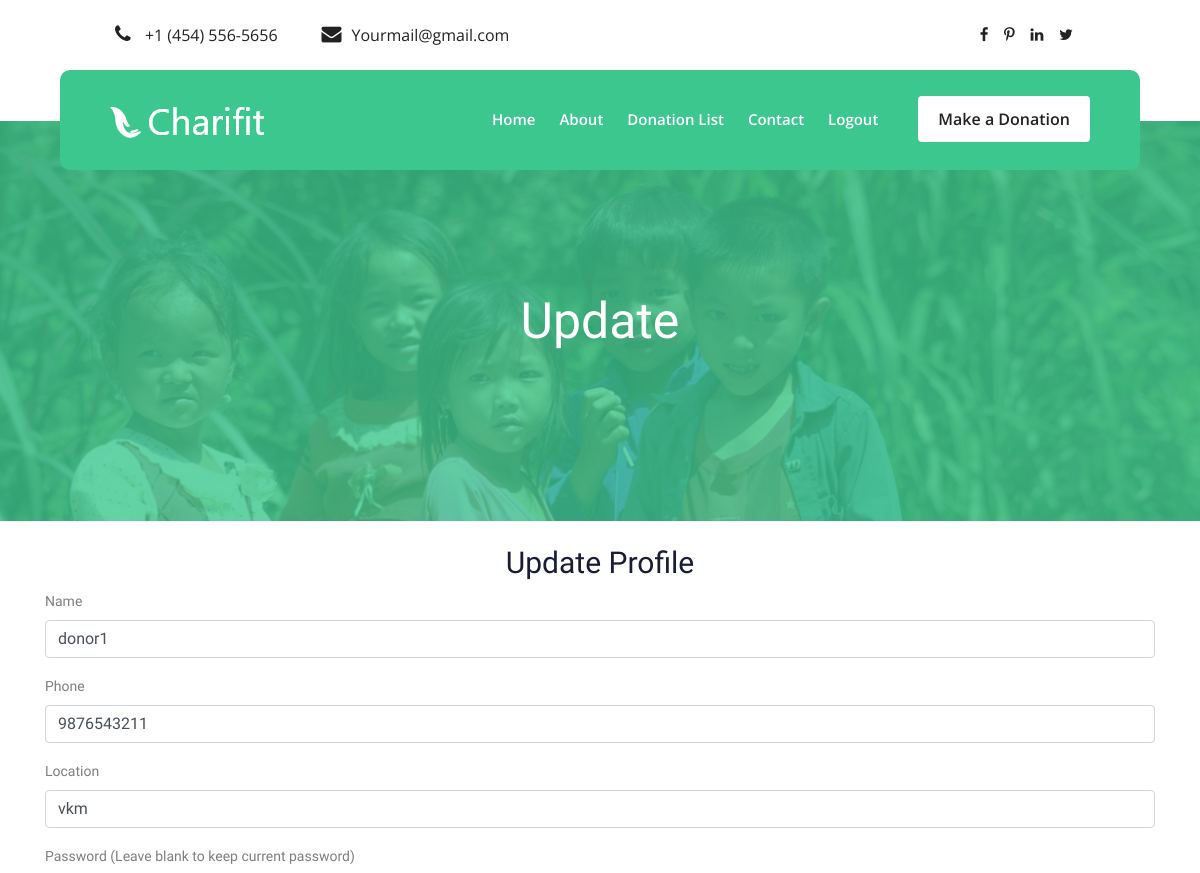
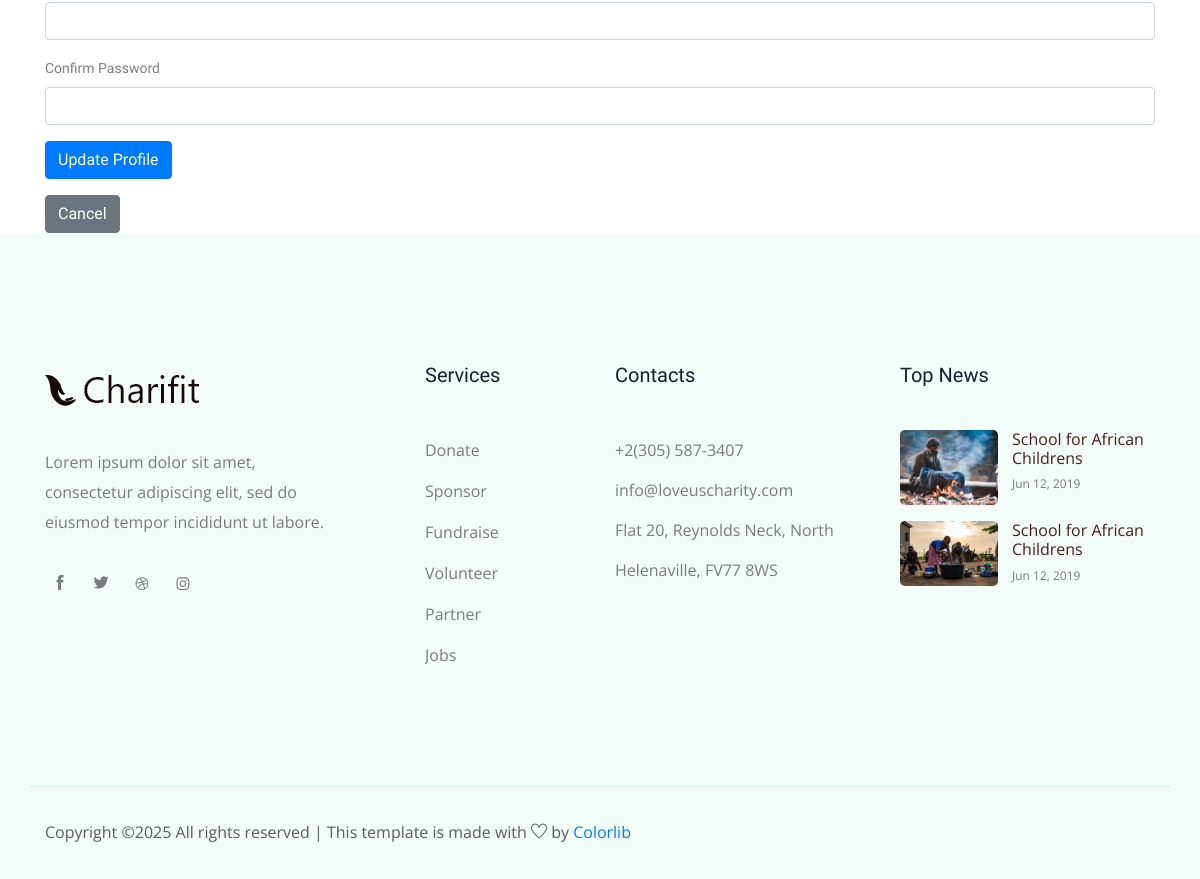
Page /updatedonorprofile/ (signed in) on the committed database (2 pictures, top to bottom).
### app/models.py (models this page shows, shortened)
class DonorRegister(models.Model):
    email = models.EmailField(unique=True)
    name = models.TextField()
    phone = models.IntegerField()
    password = models.TextField()
    location= models.TextField()
    confirm_password=models.TextField()

### app/views.py (the view, shortened to what this page needs)
# urls.py: path('updatedonorprofile/', views.updatedonorprofile, name='updatedonorprofile'),
def updatedonorprofile(request):
    donor_email = request.session.get('donor')
    if donor_email:
        donor = DonorRegister.objects.get(email=donor_email)
        return render(request, 'donor/updatedonorprofile.html', {'donor': donor})
    else:
        messages.error(request, "Please login to update your profile.")
        return redirect('login')

### templates/donor/updatedonorprofile.html (shortened to what this page needs)
<!DOCTYPE html>
<html lang="en">
<head>
  {% load static %}
    <link href="https://cdn.jsdelivr.net/npm/bootstrap@5.3.3/dist/css/bootstrap.min.css" rel="stylesheet">
    <link rel="stylesheet" href="{% static 'css/bootstrap.min.css' %}">
    <link rel="stylesheet" href="{% static 'css/owl.carousel.min.css' %}">
    <link rel="stylesheet" href="{% static 'css/magnific-popup.css' %}">
    <link rel="stylesheet" href="{% static 'css/font-awesome.min.css' %}">
    <link rel="stylesheet" href="{% static 'css/themify-icons.css' %}">
    <link rel="stylesheet" href="{% static 'css/nice-select.css' %}">
    <link rel="stylesheet" href="{% static 'css/flaticon.css' %}">
    <link rel="stylesheet" href="{% static 'css/gijgo.css' %}">
    <link rel="stylesheet" href="{% static 'css/animate.css' %}">
    <link rel="stylesheet" href="{% static 'css/slicknav.css' %}">
    <link rel="stylesheet" href="{% static 'css/style.css' %}">
</head>
<body>
  <header>
    <div class="header-area ">
        <div class="header-top_area">
            <div class="container-fluid">
                <div class="row">
                    <div class="col-xl-6 col-md-12 col-lg-8">
                        <div class="short_contact_list">
                            <ul>
                                <li><a href="#"> <i class="fa fa-phone"></i> +1 (454) 556-5656</a></li>
                                <li><a href="#"> <i class="fa fa-envelope"></i>Yourmail@gmail.com</a></li>
                            </ul>
                        </div>
                    </div>
                    <div class="col-xl-6 col-md-6 col-lg-4">
                        <div class="social_media_links d-none d-lg-block">
                            <a href="#">
                                <i class="fa fa-facebook"></i>
                            </a>
                            <a href="#">
                                <i class="fa fa-pinterest-p"></i>
                            </a>
                            <a href="#">
                                <i class="fa fa-linkedin"></i>
                            </a>
                            <a href="#">
                                <i class="fa fa-twitter"></i>
                            </a>
                        </div>
                    </div>
                </div>
            </div>
        </div>
        <div id="sticky-header" class="main-header-area">
            <div class="container-fluid">
                <div class="row align-items-center">
                    <div class="col-xl-3 col-lg-3">
                        <div class="logo">
                            <a href="../donorhome">
                                <img src="{% static 'img/logo.png' %}" alt="">
                            </a>
                        </div>
                    </div>
                    <div class="col-xl-9 col-lg-9">
                        <div class="main-menu">
                            <nav>
                                <ul id="navigation">
                                    <li><a href="../donorhome">home</a></li>
                                    <li><a href="../about">About</a></li>
                                    <li><a href="../listofdonations">Donation List</a></li>
                                    <li><a href="../donorprofile">Contact</a></li>
                                    <li><a href="../logout">Logout</a></li>
                                </ul>
                            </nav>
                            <div class="Appointment">
                                <div class="book_btn d-none d-lg-block">
                                    <li><a href="../givedonations">Make a Donation</a></li>
                                </div>
                            </div>
                        </div>
                    </div>
                    <div class="col-12">
                    </div>
                </div>
            </div>
        </div>
    </div>
</header>
    <div class="bradcam_area breadcam_bg overlay d-flex align-items-center justify-content-center">
      <div class="container">
          <div class="row">
              <div class="col-xl-12">
                  <div class="bradcam_text text-center">
                      <h3>Update</h3>
                  </div>
              </div>
          </div>
      </div>
  </div>
    <div class="container mt-4">
        <h2 align="center">Update Profile</h2>
        <form method="POST">
            <div class="mb-3">
                <label for="name" class="form-label">Name</label>
                <input type="text" class="form-control" id="name" name="name" value="{{ donor.name }}" required>
            </div>
            <div class="mb-3">
                <label for="phone" class="form-label">Phone</label>
                <input type="text" class="form-control" id="phone" name="phone" value="{{ donor.phone }}" required>
            </div>
            <div class="mb-3">
                <label for="location" class="form-label">Location</label>
                <input type="text" class="form-control" id="location" name="location" value="{{ donor.location }}" required>
            </div>
            <div class="mb-3">
                <label for="password" class="form-label">Password (Leave blank to keep current password)</label>
                <input type="password" class="form-control" id="password" name="password">
            </div>
            <div class="mb-3">
                <label for="confirm_password" class="form-label">Confirm Password</label>
                <input type="password" class="form-control" id="confirm_password" name="confirm_password">
            </div>
            <button type="submit" class="btn btn-primary">Update Profile</button>
        </form>
        <a href="../donorprofile" class="btn btn-secondary mt-3">Cancel</a>
    </div>
     <footer class="footer">
      <div class="footer_top">
          <div class="container">
              <div class="row">
                  <div class="col-xl-4 col-md-6 col-lg-4 ">
                      <div class="footer_widget">
                          <div class="footer_logo">
                              <a href="#">
                                  <img src="{% static 'img/footer_logo.png' %}" alt="">
                              </a>
                          </div>
                          <p class="address_text">Lorem ipsum dolor sit amet, <br> consectetur adipiscing elit, sed do <br> eiusmod tempor incididunt ut labore.
                          </p>
                          <div class="socail_links">
                              <ul>
                                  <li>
                                      <a href="#">
                                          <i class="ti-facebook"></i>
                                      </a>
                                  </li>
                                  <li>
                                      <a href="#">
                                          <i class="ti-twitter-alt"></i>
                                      </a>
                                  </li>
                                  <li>
                                      <a href="#">
                                          <i class="fa fa-dribbble"></i>
                                      </a>
                                  </li>
                                  <li>
                                      <a href="#">
                                          <i class="fa fa-instagram"></i>
                                      </a>
                                  </li>
                              </ul>
                          </div>
                      </div>
                  </div>
                  <div class="col-xl-2 col-md-6 col-lg-2">
                      <div class="footer_widget">
                          <h3 class="footer_title">
                              Services
                          </h3>
                          <ul class="links">
                              <li><a href="#">Donate</a></li>
                              <li><a href="#">Sponsor</a></li>
                              <li><a href="#">Fundraise</a></li>
                              <li><a href="#">Volunteer</a></li>
                              <li><a href="#">Partner</a></li>
                              <li><a href="#">Jobs</a></li>
                          </ul>
                      </div>
                  </div>
                  <div class="col-xl-3 col-md-6 col-lg-3">
                      <div class="footer_widget">
                          <h3 class="footer_title">
                              Contacts
                          </h3>
                          <div class="contacts">
                              <p>+2(305) 587-3407 <br>
                                  info@loveuscharity.com <br>
                                  Flat 20, Reynolds Neck, North
                                  Helenaville, FV77 8WS
                              </p>
                          </div>
                      </div>
                  </div>
                  <div class="col-xl-3 col-md-6 col-lg-3">
                      <div class="footer_widget">
                          <h3 class="footer_title">
                              Top News
                          </h3>
                          <ul class="news_links">
                              <li>
                                  <div class="thumb">
                                      <a href="#">
                                          <img src="{% static 'img/news/news_1.png' %}" alt="">
                                      </a>
                                  </div>
                                  <div class="info">
                                      <a href="#">
                                          <h4>School for African
                                              Childrens</h4>
                                      </a>
                                      <span>Jun 12, 2019</span>
                                  </div>
                              </li>
                              <li>
                                  <div class="thumb">
                                      <a href="#">
                                          <img src="{% static 'img/news/news_2.png' %}" alt="">
                                      </a>
                                  </div>
                                  <div class="info">
                                      <a href="#">
                                          <h4>School for African
                                              Childrens</h4>
                                      </a>
                                      <span>Jun 12, 2019</span>
                                  </div>
                              </li>
                          </ul>
                      </div>
                  </div>
              </div>
          </div>
      </div>
      <div class="copy-right_text">
          <div class="container">
              <div class="row">
                  <div class="bordered_1px "></div>
                  <div class="col-xl-12">
                      <p class="copy_right text-center">
                          <p>
Copyright &copy;<script>document.write(new Date().getFullYear());</script> All rights reserved | This template is made with <i class="ti-heart" aria-hidden="true"></i> by <a href="https://colorlib.com" target="_blank">Colorlib</a>
</p>
                      </p>
                  </div>
              </div>
          </div>
      </div>
  </footer>
</body>
</html>

### rows in the picture
DonorRegister: name "donor1", phone "9876543211", location "vkm"
